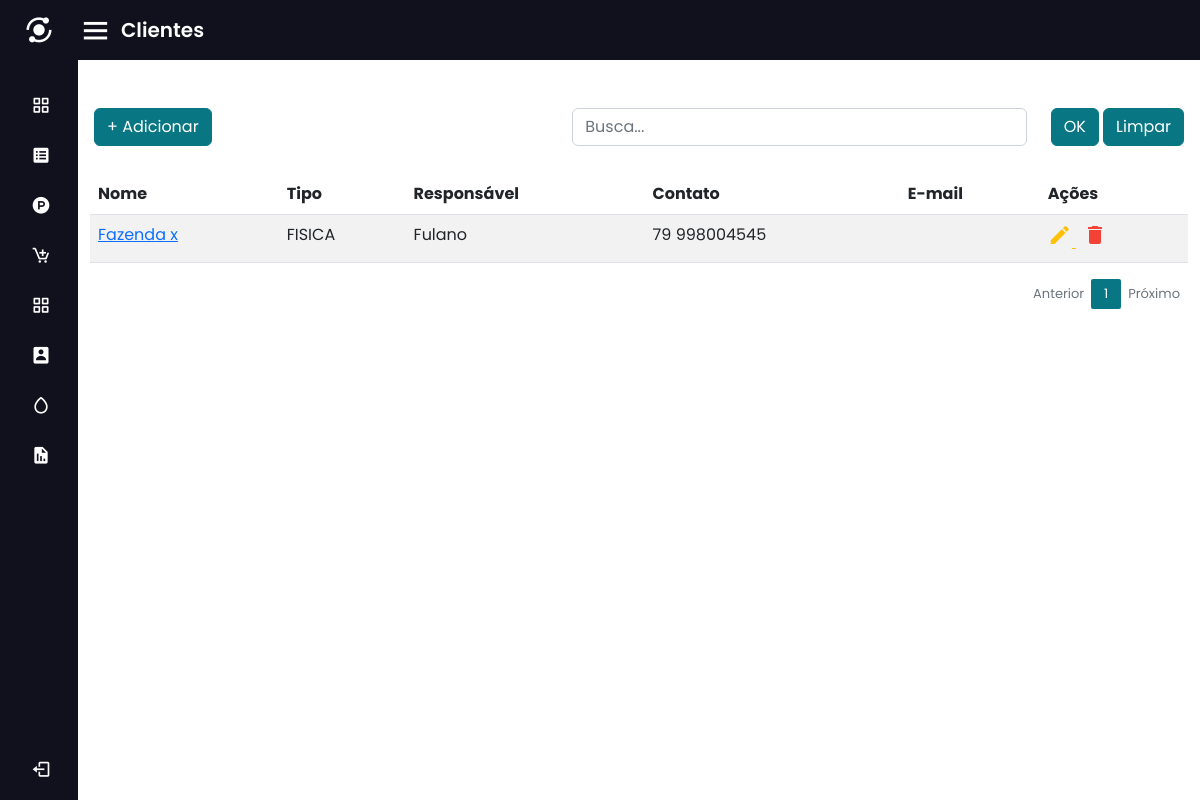
/clientes/, run on the app's committed database.
### apps/clientes/models.py (models this page shows)
class Cliente(Fornecedor):
    data_nasc = models.DateField('Data de Nascimento', blank=True)

### apps/fornecedores/models.py (models this page shows, shortened)
class Fornecedor(models.Model):
    nome_fantasia = models.CharField('Nome Fantasia', max_length=100)
    razao_social = models.CharField('Razão Social', max_length=100)
    cnpj_cpf = models.CharField('CNPJ/CPF', unique=True, max_length=20)
    tipo_pessoa = models.CharField('Tipo de Pessoa', max_length=8, choices=TIPOS_PESSOA)
    ie_rg = models.CharField('IE/RG', max_length=20, blank=True)
    tipo_parceiro = models.CharField('Tipo de Fornecedor', max_length=30, choices=LISTA_FORNECEDORES)
    logradouro = models.CharField('Logradouro', max_length=100, blank=True)
    numero = models.CharField('Número', max_length=10, blank=True)
    bairro = models.CharField('Bairro', max_length=20, blank=True)
    cidade = models.CharField('Cidade', max_length=20, blank=True)
    estado = models.CharField('Estado', max_length=2, blank=True, choices=UF_SIGLA)
    cep = models.CharField('CEP', max_length=8, blank=True)
    responsavel = models.CharField('Responsável', max_length=100)
    contato = models.CharField('Contato', max_length=15)
    email = models.EmailField('E-mail', max_length=75, blank=True)
    def __str__(self):
       return self.razao_social

### apps/clientes/views.py (the view)
# urls.py: path('', ClienteList.as_view(), name='list_cliente'),
class ClienteList(ListView):
    model = Cliente
    paginate_by = 5
    def get_queryset(self):
        termo_pesquisa = super(ClienteList, self).get_queryset()
        search = self.request.GET.get('search')
        if search:
            return termo_pesquisa.filter(
                Q(nome__icontains=search)
            )
        else:
            return termo_pesquisa

### apps/clientes/templates/clientes/cliente_list.html
{% extends 'base.html' %}
{% block header %}
	<div class="home-content">
		<i class='bx bx-menu' id="btn"></i>
		<span class="text px-2">Clientes</span>
	</div>
{% endblock %}
{% block content %}
	<div class="col px-3 mt-5">
		<form action="." method="GET">
              <div class="row">
				  <div class="col" id="botao">
					  <a class="btn btn-secondary" href="{% url 'create_cliente' %}">+ Adicionar</a>
				  </div>
				  <div class="col ">
					  <input name="search" class="form-control mb-2" type="text" placeholder="Busca..." />
				  </div>
				  <div class="col-auto">
					  <button class="btn btn-secondary mb-2" type="submit">OK</button>
					  <button class="btn btn-secondary mb-2">Limpar</button>
				  </div>
              </div>
		</form>
	</div>
	<div class="container-fluid">
		<div class="row" style="margin-top: 20px">
			<div class="col-md-12">
				<table id="tblDados" class="table table-striped table-hover">
					<thead>
						<tr>
							<th scope="col">Nome</th>
							<th>Tipo</th>
							<th>Responsável</th>
							<th>Contato</th>
                            <th>E-mail</th>
							<th scope="col">Ações</th>
						</tr>
					</thead>
					<tbody>
					   {% for cliente in object_list %}
						   <tr>
							   <td>
								  <a href="">{{ cliente }}</a>
							   </td>
							   <td>{{ cliente.tipo_pessoa}}</td>
							   <td>{{ cliente.responsavel }}</td>
							   <td>{{ cliente.contato }}</td>
                               <td>{{ cliente.email }}</td>
							   <td>
								   <a href="{% url 'edit_cliente' cliente.id %}" class="edit" >
									   <i class="material-icons " data-toggle="tooltip" id="Edit">&#xE254;</i>
								   </a>
								   <a href="{% url 'del_cliente' cliente.id %}" class="delete" style="padding-left: 7px">
									   <i class="material-icons"  data-toggle="tooltip" id="Delete">&#xE872;</i>
								   </a>
							   </td>
						   </tr>
					   {% endfor %}
					</tbody>
					</table>
						<div class="row">
							<nav>
								<ul class="pagination">
							  		{% if page_obj.has_previous %}
										<li class="page-item">
							  				<a class="page-link" href="?page={{page_obj.previous_page_number }}" tabindex="-1">Anterior</a>
										</li>
							  		{% else %}
									    <li class="page-item disabled">
										  	<a class="page-link" href="#" tabindex="-1">Anterior</a>
										</li>
							  		{% endif %}
									{% for num in page_obj.paginator.page_range %}
										{% if num == page_obj.number %}
									  		<li class="page-item active">
										  		<a class="page-link" href="#">{{ num }}</a>
									  		</li>
									 	{% else %}
									   		<li class="page-item">
										  		<a class="page-link" href="?page={{ num }}">{{ num }}</a>
									  		</li>
									  	{% endif%}
									{% endfor %}
									{% if page_obj.has_next %}
										<li class="page-item">
											<a class="page-link" href="?page={{ page_obj.next_page_number }}">Próximo</a>
									  	</li>
									{% else %}
										<li class="page-item disabled">
											<a class="page-link" href="#">Próximo</a>
									    </li>
									{% endif %}
						  		</ul>
							</nav>
						</div>
{% endblock %}

### static/css/style_navbar.css (style rules this page uses)
* { margin: 0; padding: 0; font-family: "Poppins", sans-serif; }
.home-section .home-content { height: 60px; display: flex; align-items: center; background: #11101d; }
.home-section .home-content .bx-menu, .home-section .home-content .text { color: #fff;; font-size: 35px; }
.home-section .home-content .bx-menu, { margin: 0 15px; cursor: pointer; }
.home-section .home-content .text { font-size: 20px; font-weight: 600; text-align: center; }
.edit { color:#FFC107; }
.delete { color:#F44336; }
.pagination { float:right; margin:0 0 5px; }
.pagination li a { border:none; font-size:13px; min-width:30px; min-height:30px; color:#999; margin:0 2px; line-height:30px; border-radius:2px!important; text-align:center; padding:0 6px; }

### static/css/style.css (style rules this page uses)
.btn-secondary { background-color: #087783 !important; border-color: #087783 !important; }
.active>.page-link, .page-link.active { background-color: #087783 !important; }

### data on the page
Cliente: razao_social "Fazenda x", tipo_pessoa "FISICA", responsavel "Fulano", contato "79 998004545"

### other printed values
{{ num }} "1"
